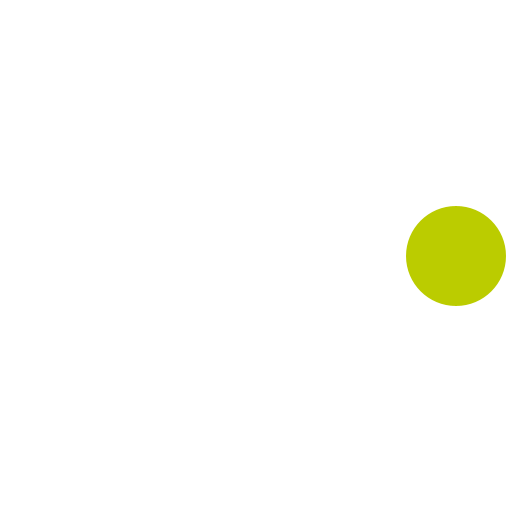
Frame 1 (no input)
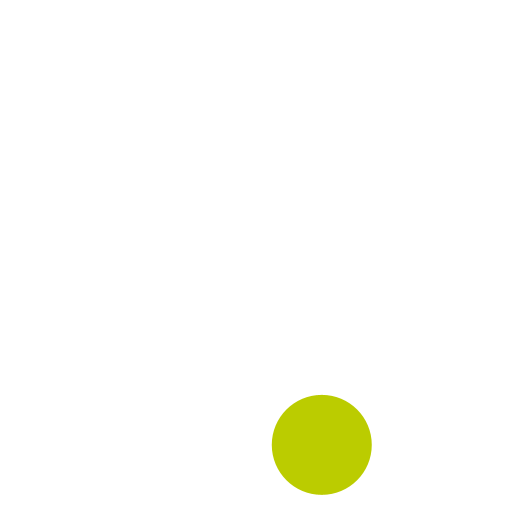
Frame 60 (the mouse pressed at the canvas centre just before this capture)
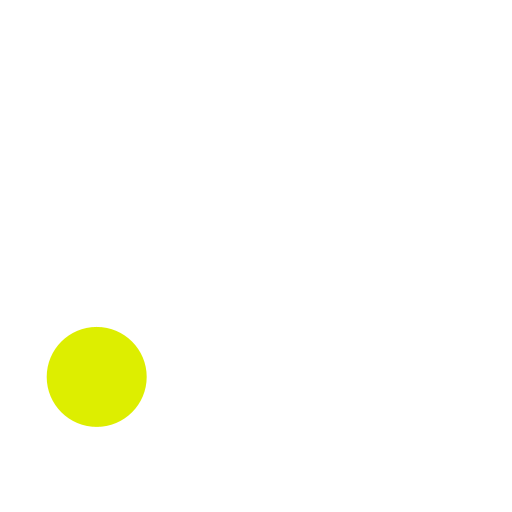
Frame 120 (the mouse held since frame 60 and released just before this capture)

The Processing sketch that drew these frames (run headless with seeded random() and noise(); from frame 60 on, the mouse is pressed at the canvas centre):

// Processing sketch: SequenceDemo
// ── SequenceDemo.pde
int startTime;
int step;
int firstStepTime = 2000;
int secondStepTime = 3000;

float cx, cy;
float count;
color initialColor = #BBCC00; 
color circleColor = initialColor;
int circleSize = 100;
float circleStep = PI / 150;

void setup()
{
  size(512, 512);
}

void draw()
{
  background(255);
  if (step == 0)
  {
    if (millis() - startTime >= firstStepTime)
    {
      // Change color every 2 seconds
      circleColor = circleColor == initialColor ? #DDEE00 : initialColor;
      startTime = millis();
    }
  }
  else if (step == 1)
  {
    if (millis() - startTime >= secondStepTime)
    {
      // Change color after 3 s
      circleColor = #DD5500;
    }
  }
  showCircle();
}

void showCircle()
{
  cx = width / 2 + 200 * cos(count);
  cy = height / 2 + 200 * sin(count);
  count += circleStep;
  noStroke();
  fill(circleColor);
  ellipse(cx, cy, circleSize, circleSize);
}

void mouseClicked()
{
  if (dist(mouseX, mouseY, cx, cy) < circleSize / 2)
  {
    step = 1;
    startTime = millis();
    circleStep = -circleStep;
    circleColor = #BB5500;
  }
}
